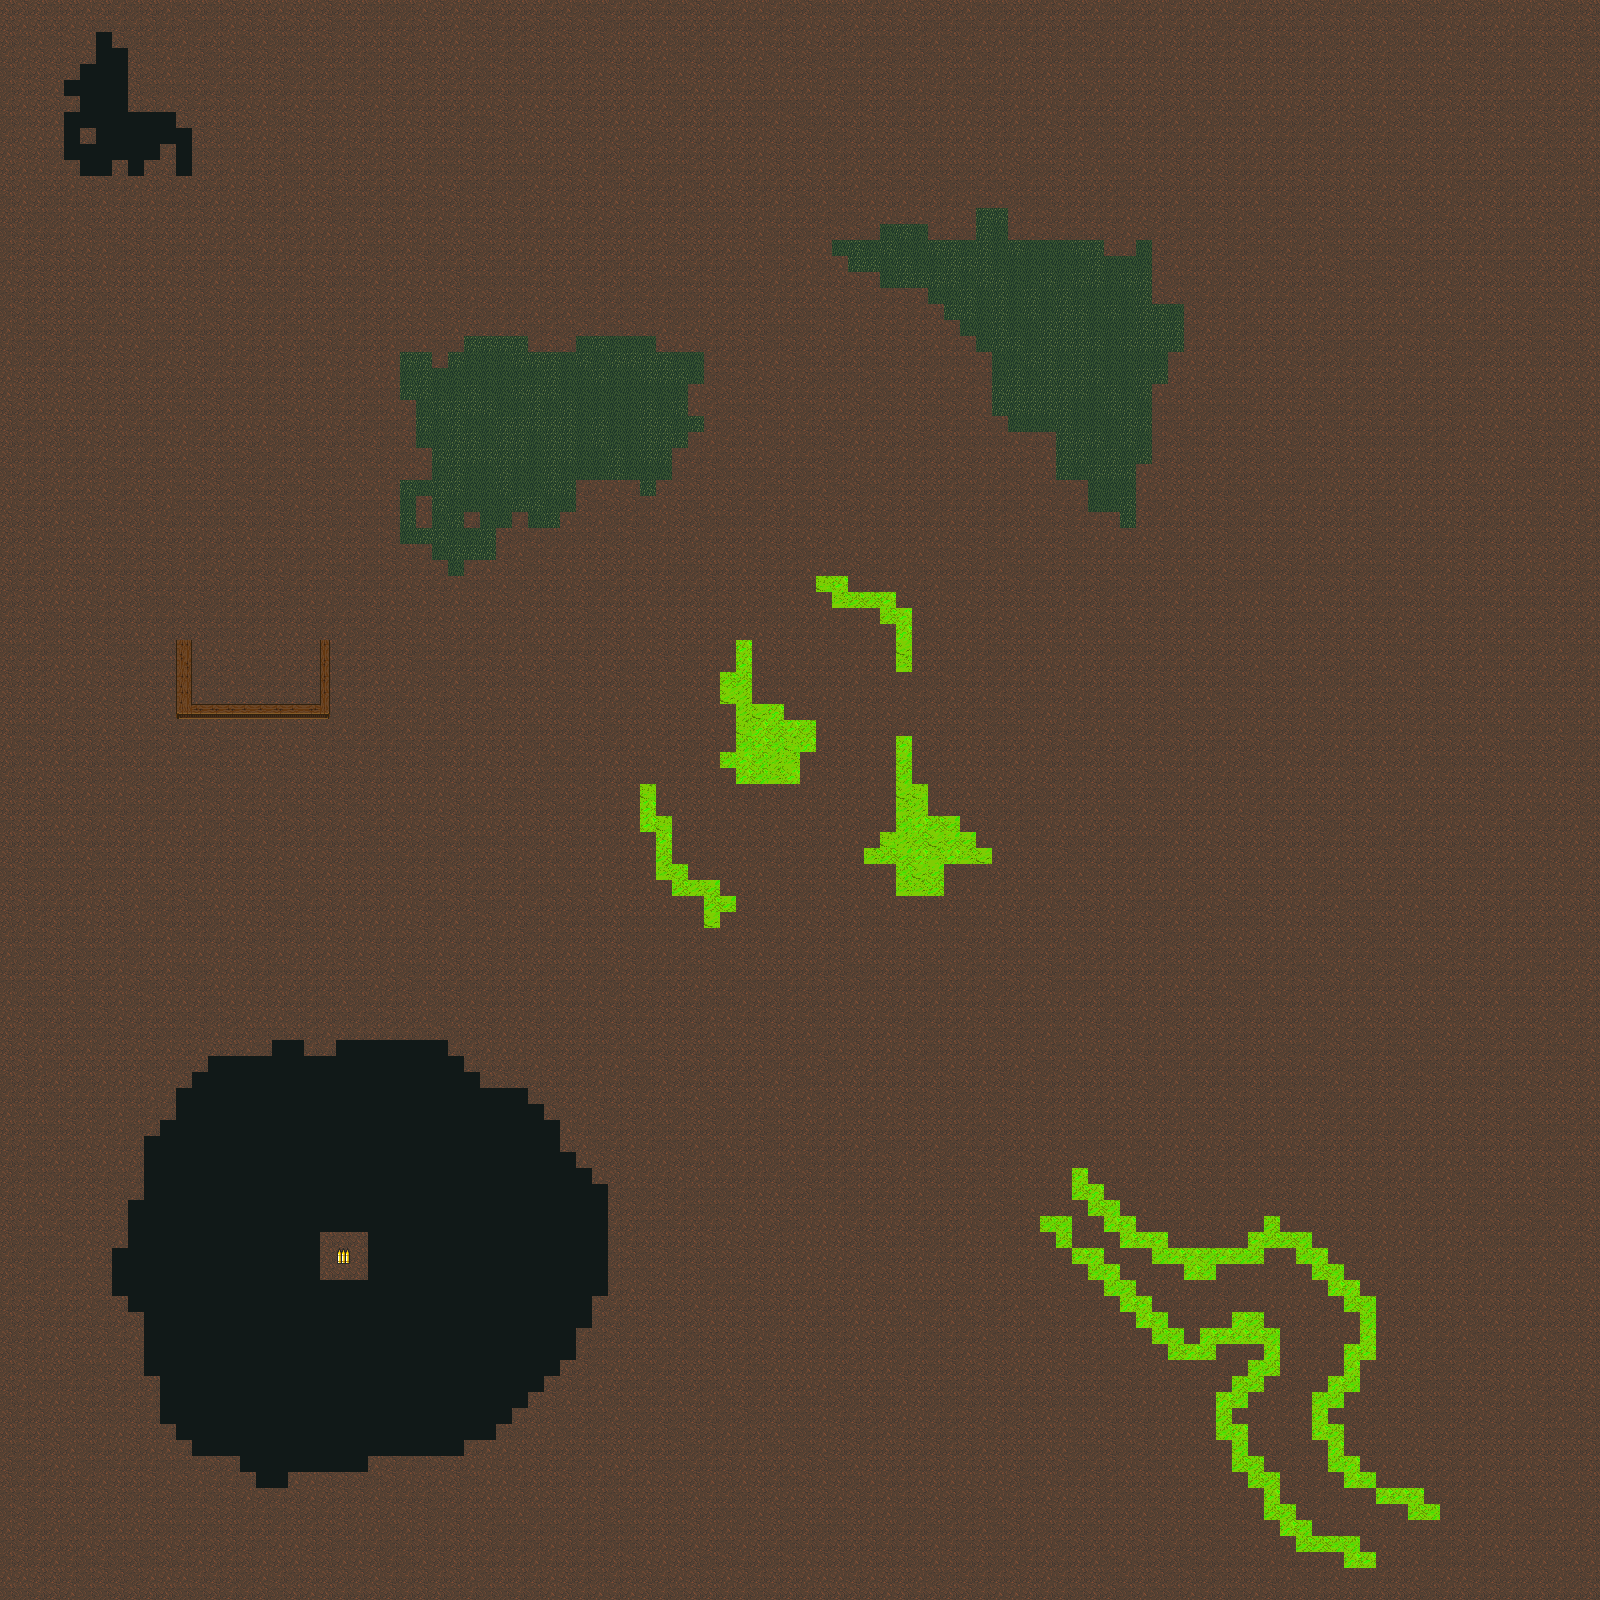

Tiled map render using the project's own tile images. Description and the map definition, with tile-layer contents summarised, below:
An orthogonal 100x100 tile map with 16x16 px tiles, 2 tile layers (BackgroundLayer, CollisionLayer), 4 tilesets.

<map version="1.0" orientation="orthogonal" renderorder="right-down" width="100" height="100" tilewidth="16" tileheight="16" nextobjectid="17">
 <tileset firstgid="1" name="cave" tilewidth="16" tileheight="16" tilecount="336" columns="16">
  <image source="../../tileSets/cave.png" width="256" height="336" />
  <tile id="8">
   <properties>
    <property name="tileType" value="borderWall" />
   </properties>
  </tile>
  <tile id="17">
   <properties>
    <property name="tileType" value="air" />
   </properties>
  </tile>
  <tile id="50">
   <properties>
    <property name="tileType" value="water" />
   </properties>
  </tile>
  <tile id="144">
   <properties>
    <property name="tileType" value="air" />
   </properties>
  </tile>
  <tile id="145">
   <properties>
    <property name="tileType" value="air" />
   </properties>
  </tile>
  <tile id="160">
   <properties>
    <property name="tileType" value="air" />
   </properties>
  </tile>
  <tile id="161">
   <properties>
    <property name="tileType" value="air" />
   </properties>
  </tile>
  <tile id="162">
   <properties>
    <property name="tileType" value="air" />
   </properties>
  </tile>
  <tile id="235">
   <properties>
    <property name="tileType" value="air" />
   </properties>
  </tile>
  <tile id="304">
   <properties>
    <property name="tileType" value="lava" />
   </properties>
  </tile>
  <tile id="305">
   <properties>
    <property name="tileType" value="lava" />
   </properties>
  </tile>
  <tile id="306">
   <properties>
    <property name="tileType" value="lava" />
   </properties>
  </tile>
  <tile id="307">
   <properties>
    <property name="tileType" value="lava" />
   </properties>
  </tile>
  <tile id="308">
   <properties>
    <property name="tileType" value="lava" />
   </properties>
  </tile>
  <tile id="309">
   <properties>
    <property name="tileType" value="lava" />
   </properties>
  </tile>
  <tile id="320">
   <properties>
    <property name="tileType" value="lava" />
   </properties>
  </tile>
  <tile id="321">
   <properties>
    <property name="tileType" value="lava" />
   </properties>
  </tile>
  <tile id="322">
   <properties>
    <property name="tileType" value="lava" />
   </properties>
  </tile>
  <tile id="323">
   <properties>
    <property name="tileType" value="lava" />
   </properties>
  </tile>
  <tile id="324">
   <properties>
    <property name="tileType" value="lava" />
   </properties>
  </tile>
  <tile id="325">
   <properties>
    <property name="tileType" value="lava" />
   </properties>
  </tile>
 </tileset>
 <tileset firstgid="337" name="tilesetformattedupdate1" tilewidth="16" tileheight="16" tilecount="84" columns="7">
  <image source="../../tileSets/tilesetformattedupdate1.png" width="112" height="192" />
 </tileset>
 <tileset firstgid="421" name="forest_tiles" tilewidth="16" tileheight="16" tilecount="150" columns="15">
  <image source="../../tileSets/forest_tiles.png" width="240" height="160" />
  <tile id="0">
   <properties>
    <property name="tileType" value="air" />
   </properties>
  </tile>
  <tile id="16">
   <properties>
    <property name="tileType" value="air" />
   </properties>
  </tile>
 </tileset>
 <tileset firstgid="571" name="MeteorRepository1Icons_fixed" tilewidth="16" tileheight="16" spacing="1" tilecount="108" columns="12">
  <image source="../../tileSets/MeteorRepository1Icons_fixed.png" width="203" height="152" />
  <tile id="25">
   <properties>
    <property name="tileType" value="ammo" />
   </properties>
  </tile>
 </tileset>
 <layer name="BackgroundLayer" width="100" height="100">
  <data>[10000 cells, 10000 non-empty, 8 distinct tile ids]</data>
 </layer>
 <layer name="CollisionLayer" width="100" height="100">
  <data>[10000 cells, 10000 non-empty, 27 distinct tile ids]</data>
 </layer>
</map>